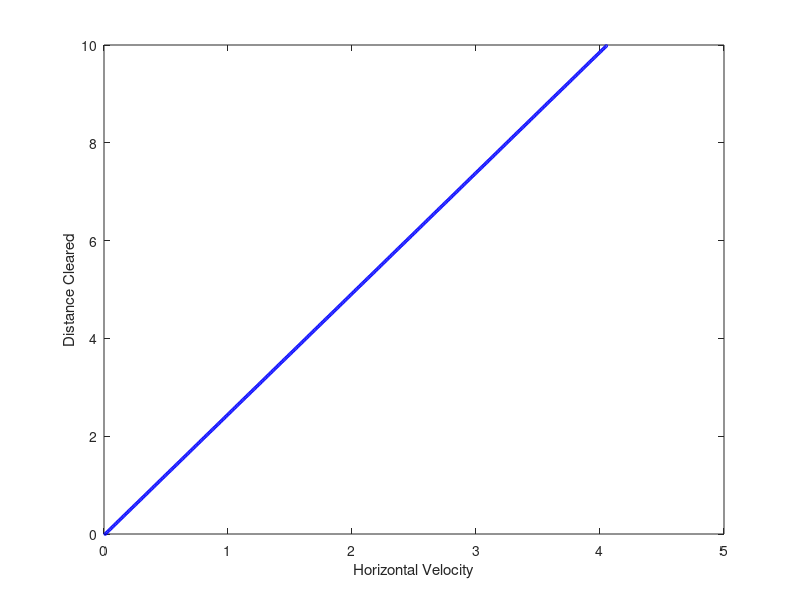

MATLAB code for this plot:
%2D KINEMATICS p.2
%Created by: Daniel Kuhman
%Github: https://github.com/dkuhman
%Last updated: 2020-05-17

%Clear workspace
clear all
clc

%Find minimum horizontal velocity needed to clear specified horizontal 
%distance for a projectile fired at a given height with no launch angle. 

%y = vertical (up is + and down is -)
%x = horizontal
distance_to_clear = 10; %Horizontal distance that needs to be cleared
clearance = 0; %Clearance for a given horizontal velocity; will be appended to on each iteration 
all_velocities = []; %Velocities used to calculate clearance
j = 0; %Iteration variable; needed to update horizontal velocity

while clearance(end) < distance_to_clear
    j = j+1; %Update iteration variable
    position_y = 30; %Initial vertical position is 30
    position_x = 0;

    velocity_y = 0;
    velocity_x = j * 0.01; %Update horizontal velocity
    all_velocities(end+1) = velocity_x;

    acceleration_y = -9.81; %gravity
    acceleration_x = 0;

    time = 0;

    while position_y(end) > 0
        %Update Time
        time(end+1) = time(end) + 0.01;
        
        %Update Velocity
        velocity_y(end+1) = acceleration_y(end) * 0.01 + velocity_y(end);
        velocity_x(end+1) = acceleration_x(end) * 0.01 + velocity_x(end);

        %Update Position
        position_y(end+1) = velocity_y(end) * 0.01 + position_y(end);
        position_x(end+1) = velocity_x(end) * 0.01 + position_x(end);

        %Update Acceleration
        acceleration_y(end+1) = -9.81;
        acceleration_x(end+1) = 0;
    end
   
    %Update clearance
    clearance(end+1) = position_x(end);
    disp(['Velocity: ' num2str(velocity_x(1)) '; ' 'Clearance: ' num2str(position_x(end))])
end

disp(['Minimum velocity needed to clear is: ' num2str(all_velocities(end))])


%Plot distance cleared aainst horizontal velocity
figure
plot(all_velocities, clearance(1:end-1), 'bo', 'MarkerSize', 2)
xlabel('Horizontal Velocity')
ylabel('Distance Cleared')